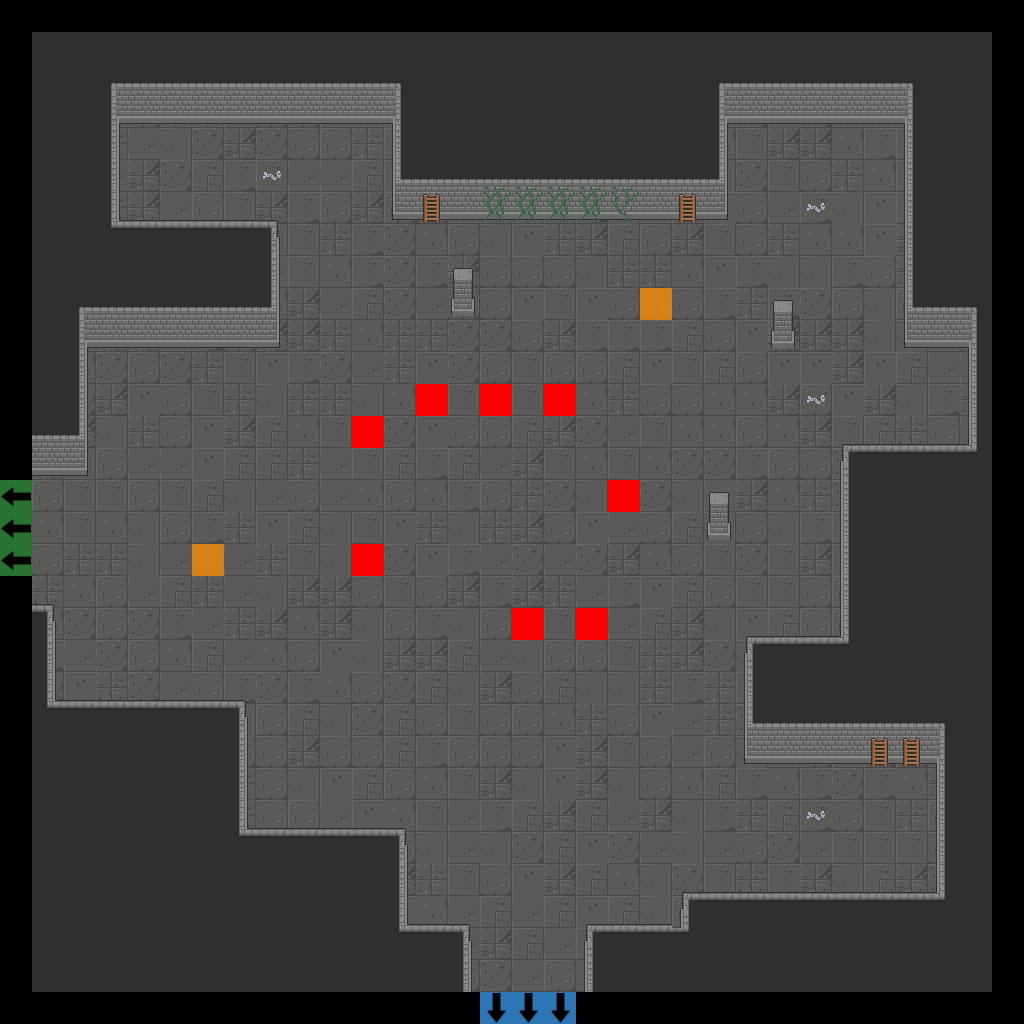

Below is a game level as drawn by its tile map, then a one-line description and the .tmx that defines it (tile-layer data replaced by summaries):
An orthogonal 32x32 tile map with 32x32 px tiles, 7 tile layers (Floor, Walls, Doors, Pillars, ...), 2 tilesets.

<map version="1.2" tiledversion="2019.04.18" orientation="orthogonal" renderorder="right-down" width="32" height="32" tilewidth="32" tileheight="32" infinite="0" nextlayerid="22" nextobjectid="1">
 <tileset firstgid="1" source="Dungeon_Tileset_2.tsx" />
 <tileset firstgid="321" source="flags.tsx" />
 <layer id="15" name="Floor" width="32" height="32">
  <data>[1024 cells, 900 non-empty, 12 distinct tile ids]</data>
 </layer>
 <layer id="16" name="Walls" width="32" height="32">
  <data>[1024 cells, 438 non-empty, 26 distinct tile ids]</data>
 </layer>
 <layer id="17" name="Doors" width="32" height="32">
  <data>[1024 cells, 0 non-empty, 0 distinct tile ids]</data>
 </layer>
 <layer id="18" name="Pillars" width="32" height="32">
  <data>[1024 cells, 6 non-empty, 2 distinct tile ids]</data>
 </layer>
 <layer id="19" name="Candles" width="32" height="32">
  <data>[1024 cells, 0 non-empty, 0 distinct tile ids]</data>
 </layer>
 <layer id="20" name="Debris" width="32" height="32">
  <data>[1024 cells, 18 non-empty, 6 distinct tile ids]</data>
 </layer>
 <layer id="21" name="Flags" width="32" height="32">
  <data>[1024 cells, 16 non-empty, 4 distinct tile ids]</data>
 </layer>
</map>
